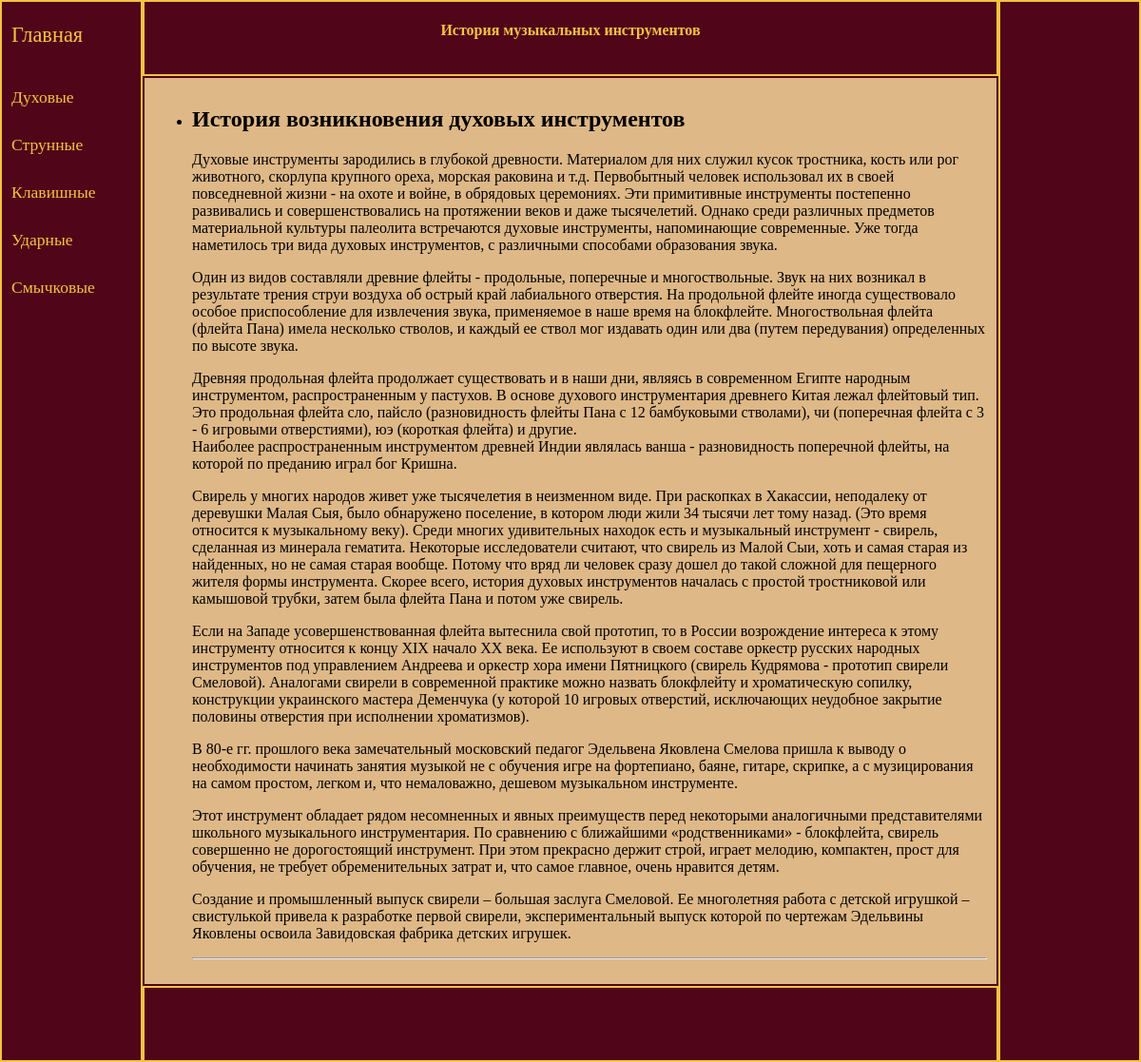
The app's page /mainpage/wind/ with its own data.
### mainapp/models.py (models this page shows, shortened)
class Musinst(models.Model):
    title1 = models.CharField(max_length=100)
    text1 = models.TextField()
    time_create1 = models.DateTimeField(auto_now_add=True)
    time_update1 = models.DateTimeField(auto_now=True)
    is_published1 = models.BooleanField(default=True)

### mainapp/views.py (the view)
# urls.py: path('wind/', wind, name='wind'),
def wind(request):
    mus_tab = Musinst.objects.filter(pk=1)
    return render(request, 'mainapp/wind.html', {'mus_tab': mus_tab, 'title': title[1]})

### mainapp/templates/mainapp/wind.html
{% extends 'mainapp/index.html' %}
{% block content %}
<ul>
    {% for m in mus_tab %}
    <li>
        <h2>{{ m.title1 }}</h2>
        <p>{{ m.text1|linebreaks }}</p>
        <hr>
    </li>
    {% endfor %}
</ul>
{% endblock  %}

### mainapp/static/mainapp/css/styles.css (style rules this page uses)
.sitePage { display: grid; margin: 0 auto; grid-template-areas: 'left head right' 'left content right' 'left foot right'; grid-template-columns: 150px 1fr 150px; grid-template-rows: 80px 1fr 80px; background: burlywood; }

### records on screen
Musinst: title1 "История возникновения духовых инструментов", text1 "Духовые инструменты зародились в глубокой древности. Материалом для них служил кусок тростника, кость или рог животного, скорлупа крупного ореха, морская раковина и т.д. Первобытный человек использовал их в своей повседневной жизни - на охоте и войне, в обрядовых церемониях. Эти примитивные инструменты постепенно развивались и совершенствовались на протяжении веков и даже тысячелетий. Однако среди различных предметов материальной культуры палеолита встречаются духовые инструменты, напоминающие современные. Уже тогда наметилось три вида духовых инструментов, с различными способами образования звука. Один из видов составляли древние флейты - продольные, поперечные и многоствольные. Звук на…"
